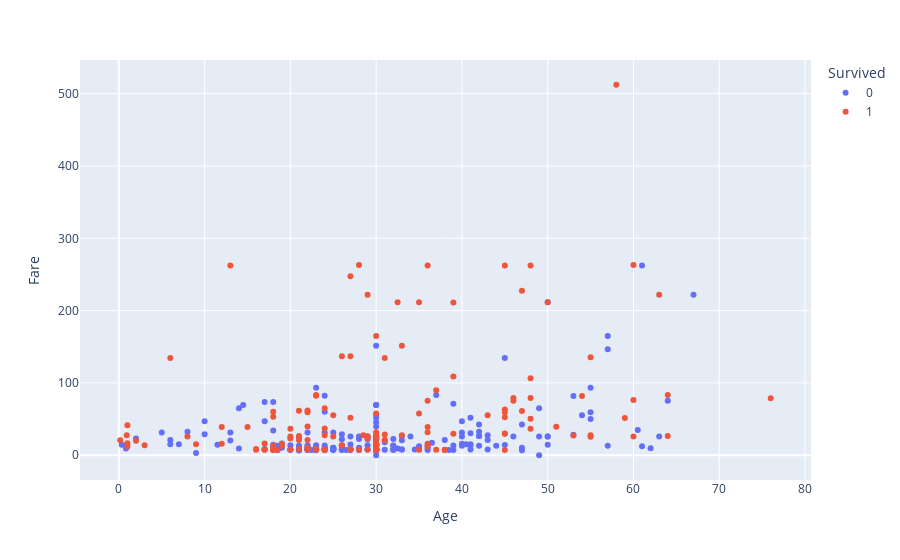

Notebook code for this chart:
### Code cell
fig = px.scatter(merge, x="Age", y="Fare", color="Survived")
fig.show()
fig.write_image("Prediction_LogisticRegression.png")

### Figure 1 — Plotly figure (JSON) as saved in the notebook; plotly's stock layout.template omitted (floating-point values rounded to 4 significant figures; data arrays with more than 128 entries replaced by an {"elided": "..."} marker saying what was removed)
{"data": [{"hovertemplate": "Survived=0<br>Age=%{x}<br>Fare=%{y}<extra></extra>", "legendgroup": "0", "marker": {"color": "#636efa", "symbol": "circle"}, "mode": "markers", "name": "0", "orientation": "v", "showlegend": true, "x": {"elided": "265 float values"}, "xaxis": "x", "y": {"elided": "265 float values"}, "yaxis": "y", "type": "scatter"}, {"hovertemplate": "Survived=1<br>Age=%{x}<br>Fare=%{y}<extra></extra>", "legendgroup": "1", "marker": {"color": "#EF553B", "symbol": "circle"}, "mode": "markers", "name": "1", "orientation": "v", "showlegend": true, "x": {"elided": "153 float values"}, "xaxis": "x", "y": {"elided": "153 float values"}, "yaxis": "y", "type": "scatter"}], "layout": {"xaxis": {"anchor": "y", "domain": [0, 1], "title": {"text": "Age"}}, "yaxis": {"anchor": "x", "domain": [0, 1], "title": {"text": "Fare"}}, "legend": {"title": {"text": "Survived"}, "tracegroupgap": 0}, "margin": {"t": 60}}}
